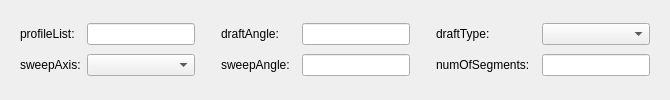
   <widget class="QWidget" name="page_30">
    <layout class="QVBoxLayout" name="verticalLayout_20">
     <item>
      <widget class="QWidget" name="widget_27" native="true">
       <layout class="QGridLayout" name="gridLayout_28">
        <item row="1" column="6">
         <spacer name="horizontalSpacer_113">
          <property name="orientation">
           <enum>Qt::Horizontal</enum>
          </property>
          <property name="sizeType">
           <enum>QSizePolicy::Fixed</enum>
          </property>
          <property name="sizeHint" stdset="0">
           <size>
            <width>20</width>
            <height>20</height>
           </size>
          </property>
         </spacer>
        </item>
        <item row="0" column="6">
         <spacer name="horizontalSpacer_112">
          <property name="orientation">
           <enum>Qt::Horizontal</enum>
          </property>
          <property name="sizeType">
           <enum>QSizePolicy::Fixed</enum>
          </property>
          <property name="sizeHint" stdset="0">
           <size>
            <width>20</width>
            <height>20</height>
           </size>
          </property>
         </spacer>
        </item>
        <item row="1" column="1">
         <widget class="QComboBox" name="comboBox_5"/>
        </item>
        <item row="1" column="3">
         <widget class="QLabel" name="label_182">
          <property name="text">
           <string>sweepAngle:</string>
          </property>
         </widget>
        </item>
        <item row="1" column="7">
         <widget class="QLabel" name="label_200">
          <property name="text">
           <string>numOfSegments:</string>
          </property>
         </widget>
        </item>
        <item row="0" column="3" colspan="2">
         <widget class="QLabel" name="label_194">
          <property name="text">
           <string>draftAngle:</string>
          </property>
         </widget>
        </item>
        <item row="0" column="7" colspan="2">
         <widget class="QLabel" name="label_196">
          <property name="text">
           <string>draftType:</string>
          </property>
         </widget>
        </item>
        <item row="0" column="1">
         <widget class="QLineEdit" name="lineEdit_30"/>
        </item>
        <item row="0" column="5">
         <widget class="QLineEdit" name="lineEdit_187"/>
        </item>
        <item row="0" column="0">
         <widget class="QLabel" name="label_201">
          <property name="text">
           <string>profileList:</string>
          </property>
         </widget>
        </item>
        <item row="1" column="0">
         <widget class="QLabel" name="label_202">
          <property name="text">
           <string>sweepAxis:</string>
          </property>
         </widget>
        </item>
        <item row="0" column="2">
         <spacer name="horizontalSpacer_109">
          <property name="orientation">
           <enum>Qt::Horizontal</enum>
          </property>
          <property name="sizeType">
           <enum>QSizePolicy::Fixed</enum>
          </property>
          <property name="sizeHint" stdset="0">
           <size>
            <width>20</width>
            <height>20</height>
           </size>
          </property>
         </spacer>
        </item>
        <item row="1" column="5">
         <widget class="QLineEdit" name="lineEdit_195"/>
        </item>
        <item row="1" column="2">
         <spacer name="horizontalSpacer_100">
          <property name="orientation">
           <enum>Qt::Horizontal</enum>
          </property>
          <property name="sizeType">
           <enum>QSizePolicy::Fixed</enum>
          </property>
          <property name="sizeHint" stdset="0">
           <size>
            <width>20</width>
            <height>20</height>
           </size>
          </property>
         </spacer>
        </item>
        <item row="1" column="9">
         <widget class="QLineEdit" name="lineEdit_196"/>
        </item>
        <item row="0" column="9">
         <widget class="QComboBox" name="comboBox_7"/>
        </item>
       </layout>
      </widget>
     </item>
    </layout>
   </widget>
